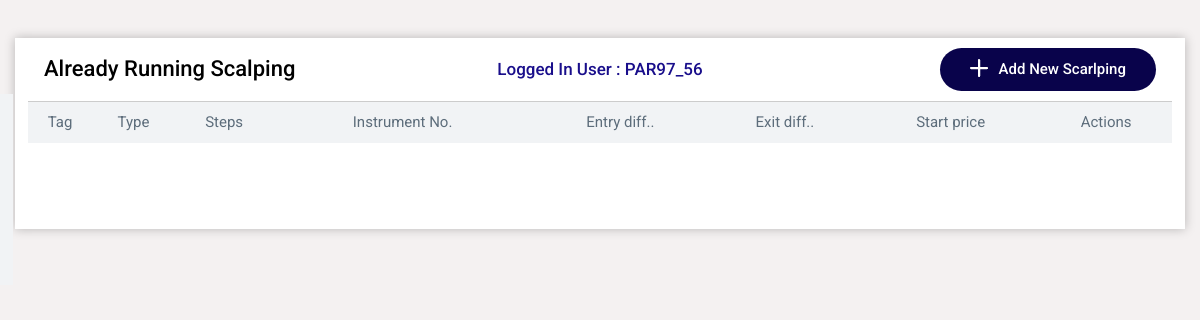
/share/dashboard (signed in), run on an earlier commit of the app's database.
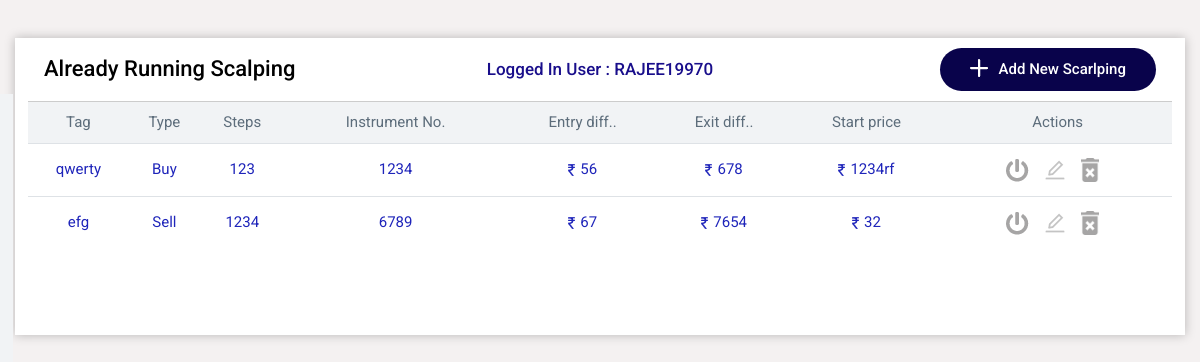
And on a later commit of the database.
### share/models.py (models this page shows)
class User(models.Model):
    user_id = models.CharField(max_length=200)
    consumer_key = models.CharField(max_length=200)
    access_token = models.CharField(max_length=200)
    accessCode = models.TextField()
    app_id = models.CharField(max_length=200)
    password = models.CharField(max_length=200)

class ScalpingOrder(models.Model):
    userid = models.CharField(max_length=200)
    currentdate = models.CharField(max_length=200)
    instrumentToken = models.CharField(max_length=200)
    orderType = models.CharField(max_length=200)
    lotQuantity = models.CharField(max_length=200)
    steps = models.CharField(max_length=200)
    entryDiff = models.CharField(max_length=200)
    exitDiff = models.CharField(max_length=200)
    startPrice = models.CharField(max_length=200)
    status = models.CharField(max_length=200 , default='stop')
    instrumenttype = models.CharField(max_length=200 , default='')
    instrumentTag = models.CharField(max_length=200 , default='')

### share/views.py (the view)
# urls.py: path('dashboard',views.dashboardView),
def dashboardView(request):
    try :
        var = request.session['user_id'];
        loggedInUser = request.session['user_id'];
        UserData = User.objects.get(id=loggedInUser)
        scalpingOrder = ScalpingOrder.objects.all()
        context = {
            "scalpingOrder": scalpingOrder,"loggedInUser":UserData.user_id}
        return render(request, 'share/dashboard.html', context)
    except:
        context = {}
        return render(request, 'share/login.html', context)

### share/templates/share/dashboard.html (shortened to what this page needs)
{% load static %}
<html xmlns="http://www.w3.org/1999/xhtml">
<head>
<link rel="stylesheet" href="https://maxcdn.bootstrapcdn.com/bootstrap/4.0.0/css/bootstrap.min.css">
<link href=" {% static '/css/style.css' %} " rel="stylesheet" type="text/css" defer="">
</head>
<body>
<div class="dashboard-section">
	<div class="container">
    <div class="des_table">
      <div class="table_text_he">
        <div class="row">
          <div class="col-sm-4 col-6 text-left m-auto"><h5 class="tittletwo">Already Running Scalping</h5> </div>
          <div class="col-sm-4 col-6  text-left m-auto"><h5 class="tittletwo tittlenewone" style="margin: 0px;
            text-align: center;     color: #190e8b;">Logged In User : {{ loggedInUser }}</h5> </div>
          <div class="col-sm-4 col-12  text-right"><a class="btnone" href="http://43.204.22.205:8000/share/addNewScalping"> <img style="vertical-align: text-bottom;
            margin-right: 10px;" src=" {% static 'images/Icon ionic-ios-add.png' %} ">Add New Scarlping</a></div>
        </div>
      </div>
      <div class="table_inner">
      <table class="table table_des">
        <thead class="thead-dark">
          <tr>
            <th scope="col">Tag <img src=" {% static 'images/line.png' %} "></th>
            <th scope="col">Type <img src=" {% static 'images/line.png' %} "></th>
            <th scope="col">Steps <img src=" {% static 'images/line.png' %} "></th>
            <th scope="col">Instrument No. <img src=" {% static 'images/line2.png' %} "></th>
            <th scope="col">Entry diff.. <img src=" {% static 'images/line2.png' %} "></th>
            <th scope="col">Exit diff.. <img src=" {% static 'images/line.png' %} "></th>
            <th scope="col">Start price <img src=" {% static 'images/line.png' %} "></th>
            <th scope="col">Actions </th>
          </tr>
        </thead>
        <tbody>
          {% for order in scalpingOrder %}
          <tr class="buy_se">
            <th scope="row">{{ order.instrumentTag }}</th>
            <td>{{ order.orderType }}</td>
            <td>{{ order.steps }}</td>
            <td>{{ order.instrumentToken }}</td>
            <td><img src=" {% static 'images/Vector.png' %} ">{{ order.entryDiff }}</td>
            <td><img src=" {% static 'images/Vector.png' %} ">{{ order.exitDiff }}</td>
            <td><img src=" {% static 'images/Vector.png' %} ">{{ order.startPrice }}</td>
            <td>
                <p class="action_btn">
                  {% if order.status == 'stop' %}
                  <a href="#"><img onclick="runScalping('{{order.id}}','{{order.status}}');" class="icon_view" src=" {% static 'images/power-button.png' %}"> </a>
             {% else %}
                  <a href="#"><img onclick="runScalping('{{order.id}}','{{order.status}}');" class="icon_view" src=" {% static 'images/stop.png' %}"> <img onclick="runScalping('{{order.id}}','{{order.status}}');" class="hover_view" src=" {% static 'images/stop-one.png' %}"></a>
             {% endif %}
                  <img onclick="editScalping('{{order.id}}');" class="icon_view" src=" {% static 'images/ant-design_edit-outlined.png' %}">
                <a href="#"><img style="    width: 18px;" onclick="deleteScalping('{{order.id}}');" class="icon_view" src=" {% static 'images/delete.png' %}"> </a>
                </p>
            </td>
          </tr>
          {% endfor %}
        </tbody>
      </table>
    </div>
    </div>
  </div>
</div>
</body>
</html>

### share/static/css/style.css (style rules this page uses)
* { magin:0; padding:0; -webkit-box-sizing: border-box; -moz-box-sizing: border-box; box-sizing: border-box; }
html, body, table, th, td, tr, tbody, thead, thead, tfoot, dl, dt, dd, div, em, strong, b, i, sub, sup, ul, ol, li, span, applet, object, iframe, h1, h2, h3, h4, h5, h6, p, pre, blockquote, a, abbr, acronym, address, big, small, cite, code, del, dfn, font, ins, kbd, q, s, samp, strike, fieldset, form, label, legend, caption, main, section, header, footer, aside, hgroup { margin:0; padding:0; font-style:normal; font-weight:normal; font-family: 'Roboto', sans-serif; font-size:inherit; text-decoration:none; }
html { -webkit-box-sizing: border-box; -moz-box-sizing: border-box; box-sizing: border-box; }
*, *:before, *:after { -webkit-box-sizing: inherit; -moz-box-sizing: inherit; box-sizing: inherit; }
body { font-size:13px; background: #f4f1f1; }
img { max-width:100%; vertical-align:bottom; border:none }
.wrapper, main, .container { max-width:1258px; margin:auto; width:auto; text-align:center; }
main:after, .wrapper:after, footer:after, header:after, .container:after { content:""; display:block; clear:both; }
a { text-decoration:none; color:#e10b01 }
.btnone { font-style: normal; font-weight: 500; font-size: 15px; background: #09034B; border-radius: 24px; padding: 10px 30px; color: #fff; display: inline-table; }
.table_text_he { padding: 10px 29px; }
.tittletwo { font-family: Roboto; font-style: normal; font-weight: 500; color: #000; font-size: 22px; }
.tittletwo.tittlenewone { font-size: 17px; text-align: right; margin-top: 29px; }
.des_table { background: #FFFFFF; box-shadow: 0px 0px 10px rgba(0, 0, 0, 0.25); margin-top: 38px; }
.thead-dark { background: #F1F3F5; padding: 18px 0px; font-weight: normal; font-size: 15px; }
.table td, .table th { font-weight: normal; font-size: 15px; padding: 14px 0px; line-height: 13px; vertical-align: middle; }
.table { text-align: center; }
.table .thead-dark th { background: #F1F3F5; color: #5D6D7B; border: none; border-top: 1px solid #CCCCCC; }
.buy_se { color:#1F25BA; }
.table_des img { margin-right: 5px; }
.table_des .action_btn img { margin-right: 10px; }
.table_inner { padding-left: 13px; padding-right: 13px; padding-bottom: 70px; margin-bottom: 20px; }
.dashboard-section { position: relative; }
.dashboard-section::after { display: block; content: ""; width: 13px; height: 100%; background-color: #000; position: absolute; top: 56px; left: 0px; background: #F1F3F5; }

What changed in the data, as far as the page shows it:
changed User: user "PAR97_56" → "RAJEE19970"
added ScalpingOrder: instrumentTag "qwerty", orderType "Buy", steps "123", instrumentToken "1234", entryDiff "56", exitDiff "678", startPrice "1234rf"
added ScalpingOrder: instrumentTag "efg", orderType "Sell", steps "1234", instrumentToken "6789", entryDiff "67", exitDiff "7654", startPrice "32"
